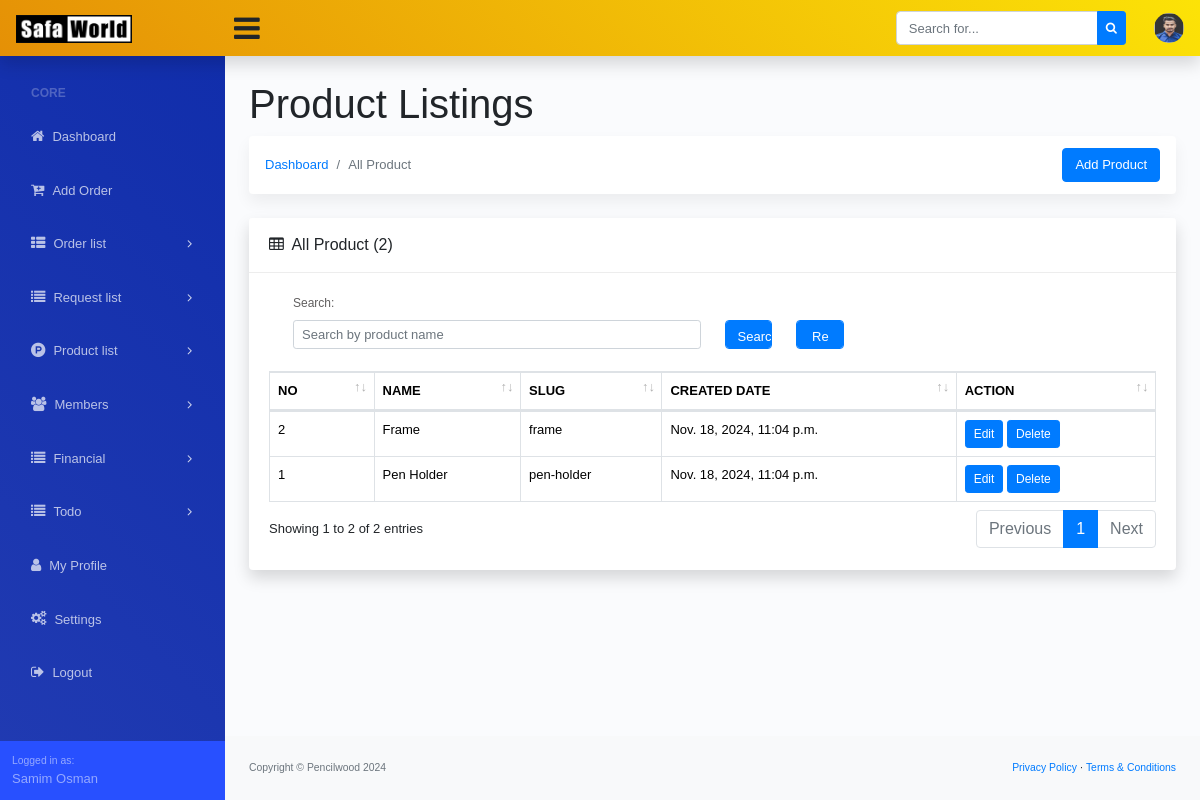
/product-list/ (signed in), run on an earlier commit of the app's database.
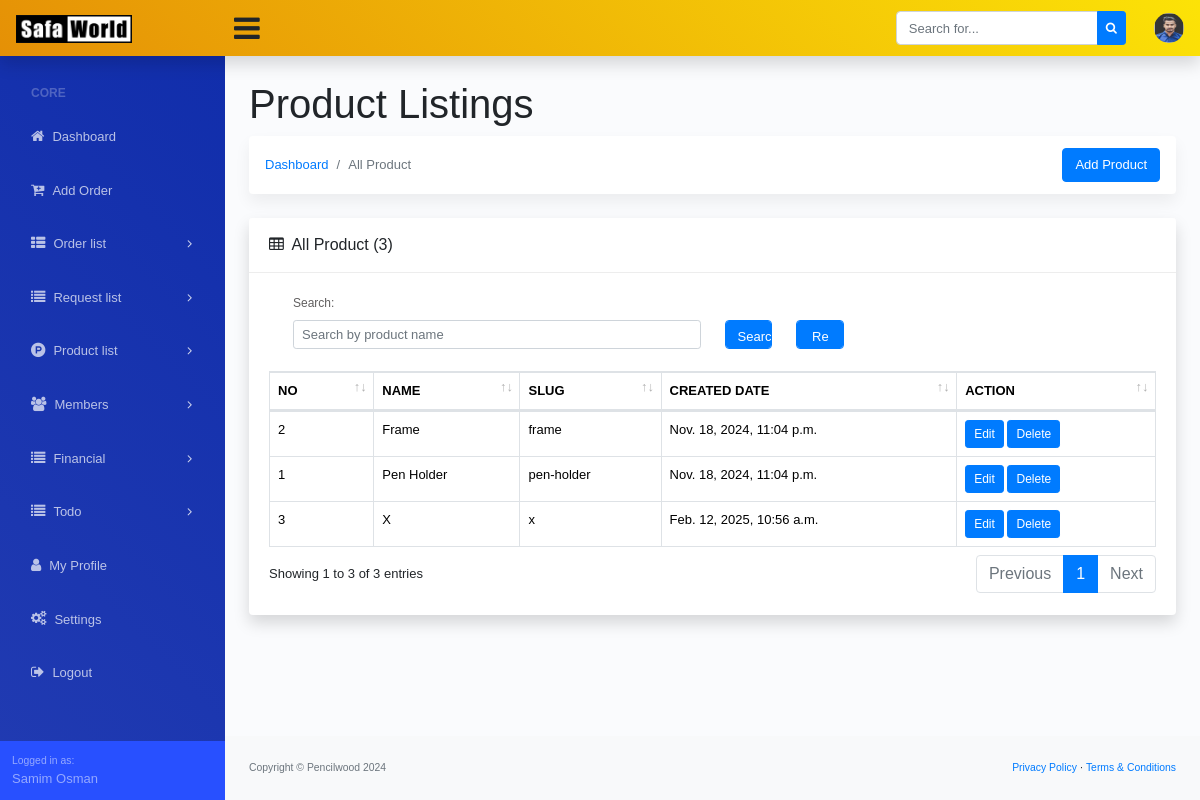
And on a later commit of the database.
### order/models.py (models this page shows, shortened)
class Product(models.Model):
    name = models.CharField(max_length=250)
    slug = models.SlugField(max_length=250, blank=True, null=True)
    created_date = models.DateTimeField(auto_now_add=True)
    class Meta:
        ordering = ['name']

### dashboard/views.py (the view, shortened to what this page needs)
# urls.py: path('product-list/', ProductListView.as_view(), name='product_list'),
class ProductListView(LoginRequiredMixin, ListView):
    model = Product
    template_name = 'product/product_list.html'  # Your template for listing
    context_object_name = 'products'
    paginate_by = 10
    def get_queryset(self):
        queryset = super().get_queryset()
        search_query = self.request.GET.get('search')
        return queryset

### dashboard/context_processor.py (called while the page is built)
def website_settings(request):
    website_setting = Site_Settings.objects.all().first()
    return {'website_setting': website_setting}

### templates/product/product_list.html (shortened to what the changed rows need)
{% extends '../base.html' %}
{% block dashboard_body %}
<main>
    <div class="container-fluid">
        <h1 class="mt-4">Product Listings</h1>
        <div class="row">
            <div class="col-xl-12">
                <div class="card mb-4">
                    <div class="card-header">
                        <i class="fa fa-table mr-1"></i>
                        All Product ({{page_obj.paginator.count}})
                    </div>
                    <div class="card-body">
                        <div class="table-responsive">
                            <div id="dataTable_wrapper" class="dataTables_wrapper dt-bootstrap4 no-footer">
                                <div class="row">
                                    <div class="col-sm-12">
                                        <table class="table table-bordered dataTable no-footer" id="dataTable"
                                            width="100%" cellspacing="0" role="grid" aria-describedby="dataTable_info"
                                            style="width: 100%;">
                                            <thead>
                                                <tr class="text-uppercase" role="row">
                                                    <th class="sorting" tabindex="0" aria-controls="dataTable"
                                                        rowspan="1" colspan="1"
                                                        aria-label="No: activate to sort column ascending"
                                                        style="width: fixed;">No</th>
                                                    <th class="sorting" tabindex="0" aria-controls="dataTable"
                                                        rowspan="1" colspan="1"
                                                        aria-label="Name: activate to sort column ascending" ">Name</th>
                                                    <th class=" sorting" tabindex="0" aria-controls="dataTable"
                                                        rowspan="1" colspan="1"
                                                        aria-label="Slug: activate to sort column ascending" ">Slug</th>
                                                    <th class=" sorting" tabindex="0" aria-controls="dataTable"
                                                        rowspan="1" colspan="1"
                                                        aria-label="Created Date: activate to sort column ascending">
                                                        Created Date</th>
                                                    <th class="sorting" tabindex="0" aria-controls="dataTable"
                                                        rowspan="1" colspan="1"
                                                        aria-label="Action: activate to sort column ascending">Action
                                                    </th>
                                                </tr>
                                            </thead>
                                            <tbody id="product-list">
                                                {% for product in products %}
                                                <tr role="row" class="odd">
                                                    <td> {{product.id}}</td>
                                                    <td>{{product.name}}</td>
                                                    <td>
                                                        {{product.slug}}
                                                    </td>
                                                    <td>
                                                        {{product.created_date}}
                                                    </td>
                                                    <td>
                                                        <a href="{% url 'product-update' product.id %}"
                                                            class="btn btn-primary btn-sm">
                                                            Edit
                                                        </a>
                                                        <a href="{% url 'product-delete' product.id %}"
                                                            class="btn btn-primary btn-sm">
                                                            Delete
                                                        </a>
                                                    </td>
                                                </tr>
                                                {% endfor %}
                                            </tbody>
                                        </table>
                                    </div>
                                </div>
                                <div class="row">
                                    <div class="col-sm-12 col-md-5">
                                        <div class="dataTables_info" id="dataTable_info" role="status"
                                            aria-live="polite">
                                            Showing {{page_obj.start_index}} to {{page_obj.end_index}} of {{page_obj.paginator.count}} entries
                                        </div>
                                    </div>
                                    <div class="col-sm-12 col-md-7">
                                        <div class="dataTables_paginate paging_simple_numbers" id="dataTable_paginate">
                                            <ul class="pagination">
                                                {% for num in page_obj.paginator.page_range %}
                                                {% if page_obj.number == num %}
                                                <li class="paginate_button page-item active">
                                                    <a href="#" class="page-link">{{ num }}</a>
                                                </li>
                                                {% else %}
                                                <li class="paginate_button page-item">
                                                    <a href="?page={{ num }}{% if request.GET.search %}&search={{ request.GET.search }}{% endif %}"
                                                        class="page-link">{{ num }}</a>
                                                </li>
                                                {% endif %}
                                                {% endfor %}
                                            </ul>
                                        </div>
                                    </div>
                                </div>
                            </div>
                        </div>
                    </div>
                </div>
            </div>
        </div>
    </div>
</main>
{% endblock dashboard_body %}

What changed in the data, as far as the page shows it:
added Product: id "3", name "X", slug "x", created_date "Feb. 12, 2025, 10:56 a.m."
Also different on the page:
{{ page_obj.paginator.count }}: "2" → "3"
{{ page_obj.end_index }}: "2" → "3"
